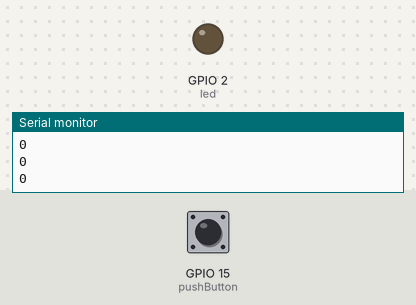
A sketch run on a simulated ESP32. Parts: output pins drawn as LEDs (lit = HIGH), the last lines printed to the serial monitor. The inputs (shaded band) are chosen by the test bench; at power-on: GPIO 15 (pushButton) LOW.

Above: at 2.8 s.
2.9 s: GPIO 15 (pushButton) pulled HIGH for 1.2 s
At 3.5 s:
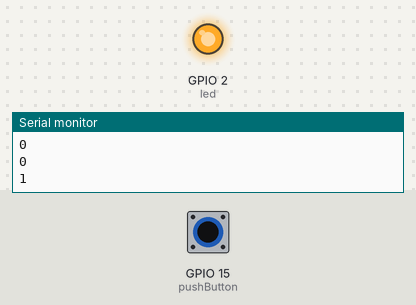
6.5 s: GPIO 15 (pushButton) pulled HIGH for 3.2 s
At 11.2 s:
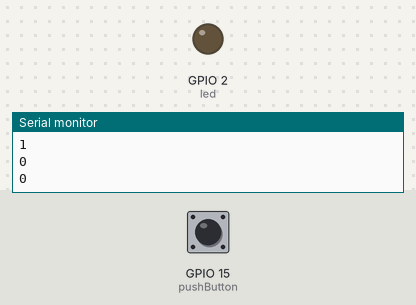
Timing chart, 0 to 12.7 s (numbered marks = the images above; inputs shaded):
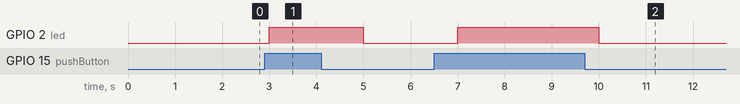

The sketch:

PushButton.ino
```cpp
int pushButton = 15;//Touch Snsor Signal Pin,  IR Signal Pin
int led = 2; // Led Pin
// the setup routine runs once when you press reset:
void setup() {
  // initialize serial communication at 9600 bits per second:
  Serial.begin(9600);
  // make the pushbutton's pin an input:
  pinMode(pushButton, INPUT);
  pinMode(led,OUTPUT);
}

// the loop routine runs over and over again forever:
void loop() {
  // read the input pin:
  int buttonState = digitalRead(pushButton);
  if (buttonState==1){
    digitalWrite(led,HIGH);
  }
  else {
    digitalWrite(led,LOW);
  }
  // print out the state of the button:
  Serial.println(buttonState);
  delay(1000);  // delay in between reads for stability
}
```

Measured:
- after the input at 2.9 s, GPIO 2 (led): LOW → HIGH after 0.10 s, → LOW 2.0 s later
- after the input at 6.5 s, GPIO 2 (led): LOW → HIGH after 0.50 s, → LOW 3.0 s later
